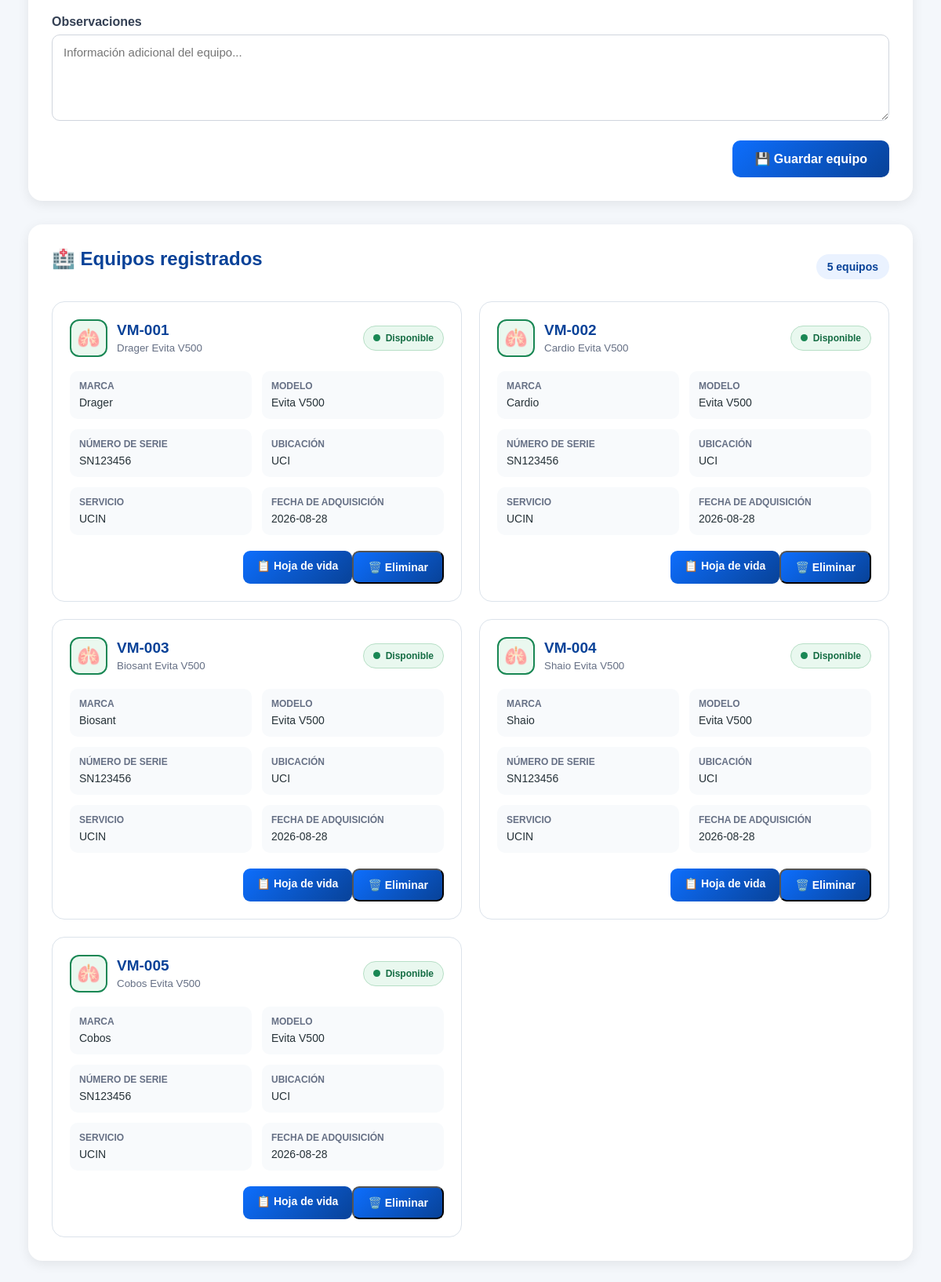
The page /equipos (lower part) on the database as committed earlier.
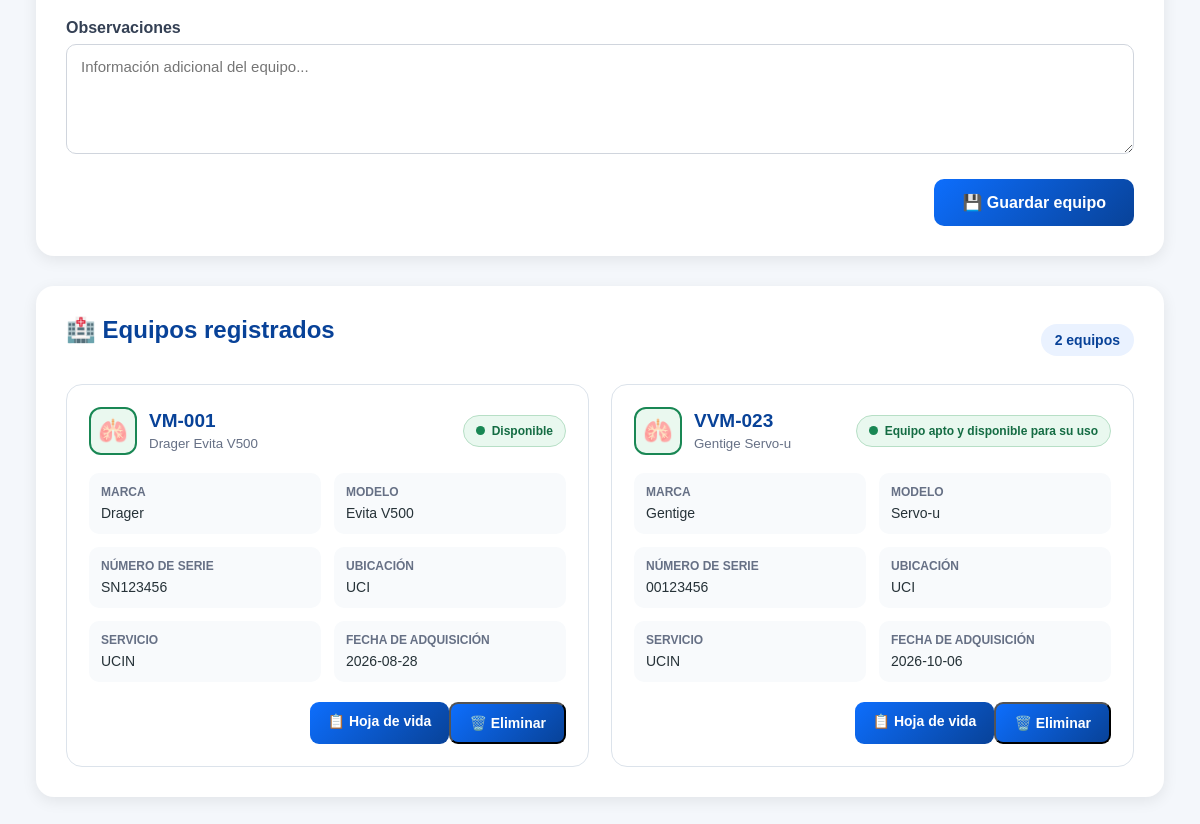
The same page on the database as committed later.
### tables this page shows
CREATE TABLE equipos (
            id INTEGER PRIMARY KEY AUTOINCREMENT,
            codigo TEXT NOT NULL,
            marca TEXT NOT NULL,
            modelo TEXT NOT NULL,
            serie TEXT NOT NULL,
            ubicacion TEXT NOT NULL,
            servicio TEXT NOT NULL,
            estado TEXT NOT NULL,
            fecha TEXT,
            observaciones TEXT
        );

### app.py (the view, shortened to what this page needs)
@app.route("/equipos", methods=["GET", "POST"])
def equipos():
    conexion = conectar_bd()
    equipos_registrados = conexion.execute("""
        SELECT *
        FROM equipos
        ORDER BY codigo ASC
    """).fetchall()
    conexion.close()
    return render_template(
        "equipos.html",
        equipos=equipos_registrados
    )

### app.py (called while the page is built)
@app.after_request
def forzar_utf8(response):
    if response.content_type.startswith("text/html"):
        response.headers["Content-Type"] = "text/html; charset=utf-8"
    return response

def conectar_bd():
    conexion = sqlite3.connect(DATABASE)
    conexion.row_factory = sqlite3.Row
    return conexion

### templates/equipos.html (shortened to what this page needs)
<!DOCTYPE html>
<html lang="es">
<head>
</head>
<body>
<main class="contenedor">
    <section class="tarjeta">
        <form method="POST" action="/equipos">
            <div class="form-grid">
                <div class="campo campo-completo">
                    <label for="observaciones">Observaciones</label>
                    <textarea id="observaciones"
                              name="observaciones"
                              placeholder="Informaci&oacute;n adicional del equipo..."></textarea>
                </div>
            </div>
            <div class="zona-boton">
                <button type="submit" class="btn-guardar">
                    &#x1F4BE; Guardar equipo
                </button>
            </div>
        </form>
    </section>
    <section class="tarjeta">
        <div class="encabezado-equipos">
            <h2>&#x1F3E5; Equipos registrados</h2>
            <span class="contador">
                {{ equipos|length }}
                {% if equipos|length == 1 %}
                    equipo
                {% else %}
                    equipos
                {% endif %}
            </span>
        </div>
        {% if equipos %}
        <div class="equipos-grid">
            {% for equipo in equipos %}
            <article class="equipo-card">
                <div class="equipo-header">
                    <div class="equipo-identificacion">
                        <div class="equipo-icono">
                            &#x1FAC1;
                        </div>
                        <div>
                            <h3>{{ equipo.codigo }}</h3>
                            <small>
                                {{ equipo.marca }} {{ equipo.modelo }}
                            </small>
                        </div>
                    </div>
                    <div class="estado">
                        <span class="estado-punto"></span>
                        {{ equipo.estado }}
                    </div>
                </div>
                <div class="informacion">
                    <div class="dato">
                        <strong>Marca</strong>
                        <span>{{ equipo.marca }}</span>
                    </div>
                    <div class="dato">
                        <strong>Modelo</strong>
                        <span>{{ equipo.modelo }}</span>
                    </div>
                    <div class="dato">
                        <strong>N&uacute;mero de serie</strong>
                        <span>{{ equipo.serie }}</span>
                    </div>
                    <div class="dato">
                        <strong>Ubicaci&oacute;n</strong>
                        <span>{{ equipo.ubicacion }}</span>
                    </div>
                    <div class="dato">
                        <strong>Servicio</strong>
                        <span>{{ equipo.servicio }}</span>
                    </div>
                    <div class="dato">
                        <strong>Fecha de adquisici&oacute;n</strong>
                        <span>
                            {% if equipo.fecha %}
                                {{ equipo.fecha }}
                            {% else %}
                                No registrada
                            {% endif %}
                        </span>
                    </div>
                </div>
                <div class="acciones-equipo">
                    <a href="{{ url_for('hoja_vida', id=equipo.id) }}"
                       class="btn-hoja-vida">
                        📋 Hoja de vida
                    </a>
                    <form action="{{ url_for('eliminar_equipo', id=equipo['id']) }}" method="POST"
      onsubmit="return confirm('¿Está seguro de eliminar este equipo?');">
    <button type="submit" class="btn-eliminar">
    🗑️ Eliminar
</button>
</form>
                </div>
            </article>
            {% endfor %}
        </div>
        {% endif %}
    </section>
</main>
</body>
</html>

Rows that differ between the two databases and show on the page:
removed equipos: codigo "VM-002", marca "Cardio", modelo "Evita V500", estado "Disponible", serie "SN123456", ubicacion "UCI", servicio "UCIN", fecha "2026-08-28"
removed equipos: codigo "VM-003", marca "Biosant", modelo "Evita V500", estado "Disponible", serie "SN123456", ubicacion "UCI", servicio "UCIN", fecha "2026-08-28"
removed equipos: codigo "VM-004", marca "Shaio", modelo "Evita V500", estado "Disponible", serie "SN123456", ubicacion "UCI", servicio "UCIN", fecha "2026-08-28"
removed equipos: codigo "VM-005", marca "Cobos", modelo "Evita V500", estado "Disponible", serie "SN123456", ubicacion "UCI", servicio "UCIN", fecha "2026-08-28"
added equipos: codigo "VVM-023", marca "Gentige", modelo "Servo-u", estado "Equipo apto y disponible para su uso", serie "00123456", ubicacion "UCI", servicio "UCIN", fecha "2026-10-06"
Other text that changed with them:
{{ equipos|length }}: "5" → "2"
